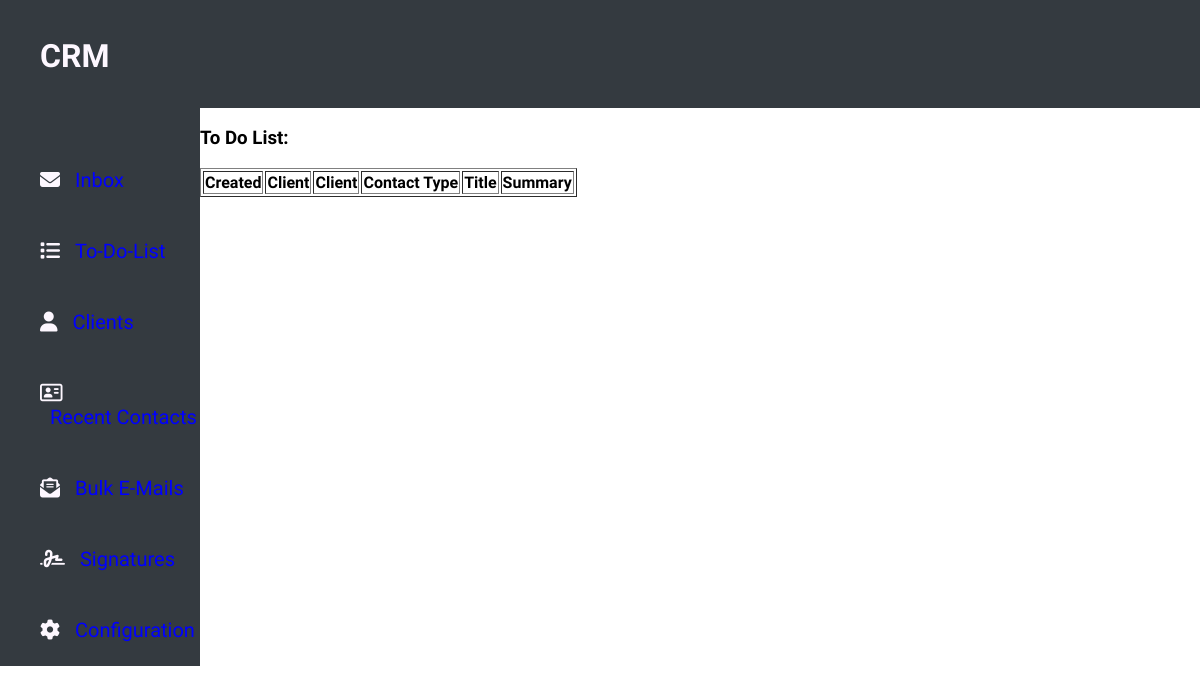
The app's page /notes/read_note/, older data.
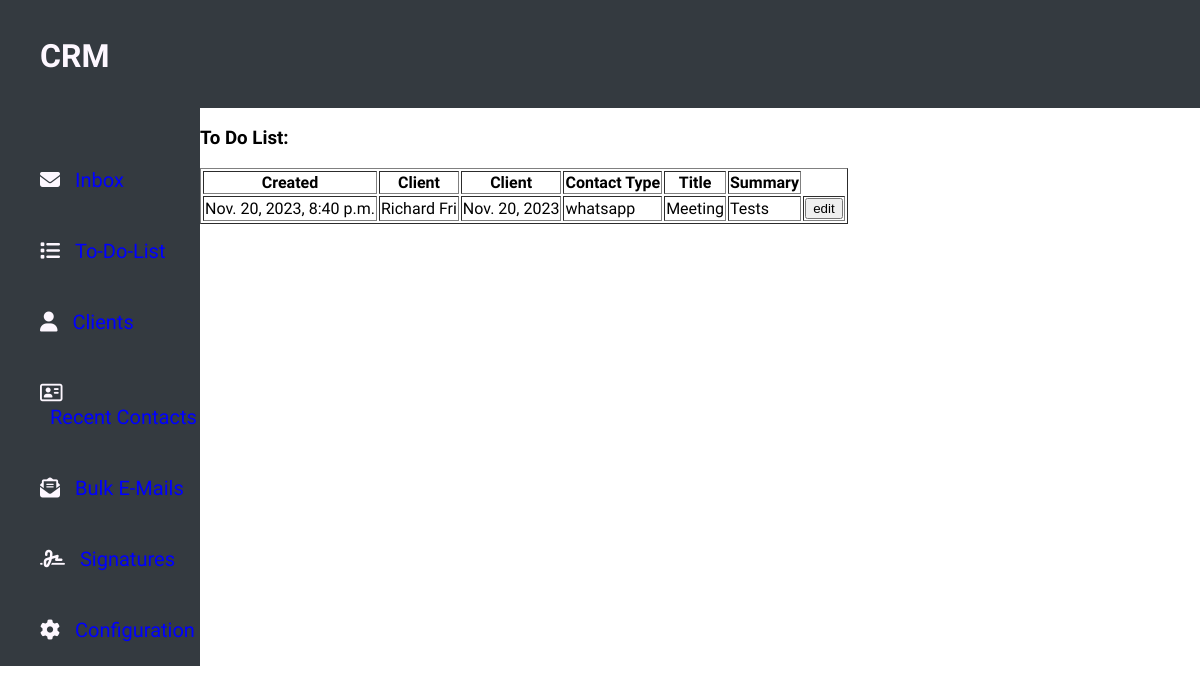
The same page, newer data.
### D_Notes/models.py (models this page shows, shortened)
class Note(models.Model):
    CREATE_CHOICES = [
        ('email', 'Email'),
        ('phone', 'Phone'),
        ('whatsapp', 'WhatsApp'),
    ]
    createDate = models.DateTimeField(auto_created=True)
    deadline = models.DateField()
    client = models.ForeignKey(Client, on_delete=models.CASCADE)
    contact_type = models.CharField(max_length=10, choices=CREATE_CHOICES)
    title = models.CharField(max_length=100)
    summary = models.TextField()
    add_to_do = models.BooleanField()

### C_Client/models.py (models this page shows)
class Client(models.Model):
    name = models.CharField(max_length=50)
    surname = models.CharField(max_length=50)
    email = models.EmailField()
    phone = models.CharField(max_length=50)
    def __str__(self):
        return f"{self.name} {self.surname}"

### D_Notes/views.py (the view)
# urls.py: path('read_note/', views.read_notes, name='read_note'),
def read_notes(request):
    todo_notes = Note.objects.filter(add_to_do = True)
    return render(request, "to_dos.html", {"todo_notes": todo_notes})

### templates/to_dos.html
{% extends 'main.html'%}
{% block content %}
    <h3 >To Do List:</h3>
    <table border="1">
        <tr>
            <th>Created</th>
            <th>Client</th>
            <th>Client</th>
            <th>Contact Type</th>
            <th>Title</th>
            <th>Summary</th>
        </tr>
        {% for todo in todo_notes %}
        <tr>
            <td>{{ todo.createDate }}</td>
            <td>{{ todo.client }}</td>
            <td>{{ todo.deadline }}</td>
            <td>{{ todo.contact_type }}</td>
            <td>{{ todo.title }}</td>
            <td>{{ todo.summary }}</td>
            <td><button>edit</button></td>
        </tr>
        {% endfor %}
    </table>
{% endblock %}

### templates/main.html (shortened to what this page needs)
{% load static %}
<!DOCTYPE html>
<html lang="en">
<head>
    <link rel="stylesheet" type="text/css" href="{% static 'main.css' %}" />
</head>
<body>
    <div  class="navbar">
    {% include 'navbar.html'%}
    </div>
    <div class="topbar"></div>
    <div class="bottomcontent">
        {% block content%}
        {% endblock%}
    </div>
</body>
</html>

### templates/navbar.html
<ul class="navbar">
    <h1 class="grid-row-span-2">
        CRM
    </h1>
    <li class="grid-align-vertical">
        <i class="fa fa-envelope" aria-hidden="true"></i>
        <a class="navbar-anchor" href="{% url 'emails:list_emails'%}">Inbox</a>
    </li>
    <li class="grid-align-vertical">
        <i class="fa-solid fa-list"></i>
        <a class="navbar-anchor" href="{% url 'notes:add_note'%}">To-Do-List</a>
    </li>
    <li class="grid-align-vertical">
        <i class="fa-solid fa-user"></i>
        <a class="navbar-anchor" href="{% url 'client:read_clients'%}">Clients</a>
    </li>
    <li class="grid-align-vertical">
        <i class="fa-regular fa-address-card"></i>
        <a class="navbar-anchor" href="#services">Recent Contacts</a>
    </li>
    <li class="grid-align-vertical">
        <i class="fa-solid fa-envelope-open-text"></i>
        <a class="navbar-anchor" href="#services">Bulk E-Mails</a>
    </li>
    <li class="grid-align-vertical">
        <i class="fa-solid fa-signature"></i>
        <a class="navbar-anchor" href="#services">Signatures</a>
    </li>
    <li class="grid-align-vertical">
        <i class="fa-solid fa-gear"></i>
        <a class="navbar-anchor" href="{% url 'user:list_config'%}">Configuration</a>
    </li>
</ul>

### static/main.css (style rules this page uses)
.grid-row-span-2 { grid-row: span 1; }
.grid-align-vertical { align-self: center; justify-self: start; font-size: 1.25rem; }
:root { --writing-color: #FDF7FF; --background-color: #343a40; --button-color: #00A989; }
body { margin: 0px; display: grid; height: 100%; grid-template-rows: repeat(12, 1fr); grid-template-columns: repeat(12, 1fr); font-family: 'Familjen Grotesk', sans-serif; }
.navbar { grid-column: 1/3; grid-row: 1/13; height: 650px; background-color: var(--background-color); list-style: none; text-decoration: none; color: var(--writing-color); display: grid; grid-template-columns: repeat(1, 1fr); }
.navbar-anchor { display: inline-block; margin-left: 10px; text-decoration: none; color: blue; }
.topbar { background-color: var(--background-color); grid-column: 3/13; grid-row: 1/3; }
.bottomcontent { margin: 0px; width: 100%; grid-column: 3/13; grid-row: 3/13; grid-template-rows: repeat(12, 1fr); grid-template-columns: repeat(12, 1fr); }

Row changes from the older to the newer data that the page shows:
added Note: createDate "Nov. 20, 2023, 8:40 p.m.", client "Richard Fri", deadline "Nov. 20, 2023", contact_type "whatsapp", title "Meeting", summary "Tests"
